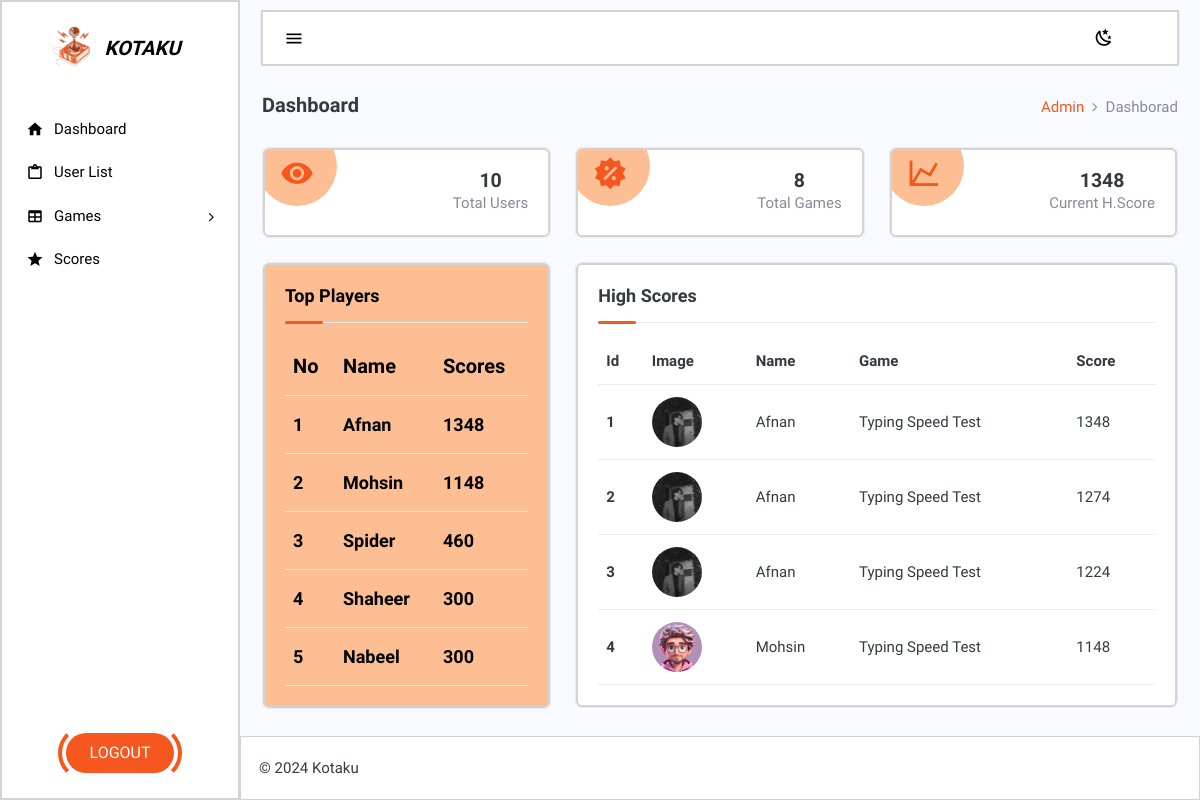
/Dash/index.php, run on the app's committed database.
### tables this page shows
CREATE TABLE `scores` (
  `scoreid` int(11) NOT NULL,
  `score` int(11) NOT NULL,
  `scoreplayer` int(11) DEFAULT NULL,
  `scoregame` int(11) DEFAULT NULL,
  `gametoken` int(11) NOT NULL DEFAULT 0
);

CREATE TABLE `userreg` (
  `userid` int(11) NOT NULL,
  `username` varchar(255) NOT NULL,
  `usernumber` varchar(255) NOT NULL,
  `useremail` varchar(255) NOT NULL,
  `userpass` varchar(255) NOT NULL,
  `userrole` varchar(255) DEFAULT NULL,
  `userprofile` varchar(255) DEFAULT NULL,
  `userbanner` varchar(255) DEFAULT NULL
);

CREATE TABLE `games` (
  `gameid` int(11) NOT NULL,
  `gamename` varchar(255) NOT NULL,
  `gameimage` varchar(255) DEFAULT NULL,
  `gameurl` varchar(255) DEFAULT NULL,
  `gameperms` varchar(55) DEFAULT NULL,
  `gameprice` int(11) DEFAULT NULL
);

### Dash/index.php (the view, shortened to what this page needs)
<?php
require 'header.php';
require 'database.php';
?>
<div class="page-content">
    <div class="page-inner">
        <div class="container-fluid">
            <div class="row">
                <div class="col-12">
                    <div class="page-title mb-15">
                        <div class="d-flex justify-content-md-between justify-content-center py-2">
                            <div class="d-none d-md-block">
                                <h3 class="breadcrumb-header">Dashboard</h3>
                            </div>
                            <div class="pull-right">
                                <div class="btn-group mx-auto">
                                    <ol class="breadcrumb hide-phone m-0" id="breadcrumb-placeholder"
                                        data-breadcrumb="Admin / Dashborad">
                                    </ol>
                                </div>
                            </div>
                        </div>
                    </div>
                </div>
            </div>
        </div>
        <div class="container-fluid" id="main-wrapper">
            <div class="row">
                <div class="col-sm-6 col-xl-4">
                    <div class="card border">
                        <div class="card-body widget-desk" style=" border:2px solid lightgrey; border-radius:6px;">
                            <div class="pull-right">
                                <?php
                                $query = "SELECT COUNT(*) AS total_users FROM userreg;";
                                $result = mysqli_query($con, $query);
                                if (mysqli_num_rows($result) > 0) {
                                    while ($row = mysqli_fetch_assoc($result)) {
                                ?>
                                <h4 class="text-center mt-0 mb-0 fw-bold">
                                    <?= htmlspecialchars($row['total_users']) ?>
                                </h4>
                                <?php
                                    }
                                }
                                ?>
                                <p class="text-muted mb-0">Total Users</p>
                            </div>
                            <div class="widget-icon">
                                <i class="mdi mdi-eye"></i>
                            </div>
                            <div class="clearfix"></div>
                        </div>
                    </div>
                </div>
                <div class="col-sm-6 col-xl-4">
                    <div class="card border">
                        <div class="card-body widget-desk" style="border:2px solid lightgrey; border-radius:6px;">
                            <div class="pull-right">
                                <?php
                                $queryy = "SELECT COUNT(*) AS total_games FROM games;";
                                $resultt = mysqli_query($con, $queryy);
                                if (mysqli_num_rows($resultt) > 0) {
                                    while ($row = mysqli_fetch_assoc($resultt)) {
                                ?>
                                <h4 class="text-center mt-0 mb-0 fw-bold">
                                    <?= htmlspecialchars($row['total_games']) ?>
                                </h4>
                                <?php
                                    }
                                }
                                ?>
                                <p class="text-muted mb-0">Total Games</p>
                            </div>
                            <div class="widget-icon">
                                <i class="mdi mdi-sale"></i>
                            </div>
                            <div class="clearfix"></div>
                        </div>
                    </div>
                </div>
                <div class="col-sm-12 col-md-12  col-xl-4">
                    <div class="card border ">
                        <div class="card-body widget-desk" style=" border:2px solid lightgrey; border-radius:6px;">
                            <div class="pull-right">
                                <?php
                                $quueryy = "SELECT MAX(score) AS high_score FROM scores;";
                                $reesultt = mysqli_query($con, $quueryy);
                                if (mysqli_num_rows($resultt) > 0) {
                                    while ($row = mysqli_fetch_assoc($reesultt)) {
                                ?>
                                <h4 class="text-center mt-0 mb-0 fw-bold">
                                    <?= htmlspecialchars($row['high_score']) ?>
                                </h4>
                                <?php
                                    }
                                }
                                ?>
                                <p class="text-muted mb-0">Current H.Score</p>
                            </div>
                            <div class="widget-icon">
                                <i class="mdi mdi-chart-line"></i>
                            </div>
                            <div class="clearfix"></div>
                        </div>
                    </div>
                </div>
            </div>
            <div class="row">
                <div class="col-xl-4">
                    <div class="card border mb-xl-0">
                        <div class="card-body"
                            style="border:2px solid lightgrey; background:#fdbe94; border-radius:6px;">
                            <h4 class="header-title border-bottom mb-24 mt-0" style="color:black;">Top Players</h4>
                            <div class="table-responsive">
                                <table class="table mb-0" >
                                    <thead>
                                        <tr
                                            style="font-size: 20px; text-align: start; height: 58px; vertical-align: middle;">
                                            <th scope="col" style="min-width: 50px;color:black;">No</th>
                                            <th scope="col" style="min-width: 100px;color:black;">Name</th>
                                            <th scope="col" style="min-width: 100px;color:black;">Scores</th>
                                        </tr>
                                    </thead>
                                    <tbody>
                                        <?php
                                        $reeesultt = mysqli_query($con, $quuueryy);
                                        if (mysqli_num_rows($reeesultt) > 0) {
                                            while ($row = mysqli_fetch_assoc($reeesultt)) {
                                        ?>
                                        <tr
                                            style="font-size: 18px; font-weight: 600;text-align:start; height: 58px; vertical-align: middle;">
                                            <td style="text-align:left; min-width: 50px;color:black;">
                                                <?= htmlspecialchars($row['scoreid']) ?>
                                            </td>
                                            <td style=" min-width: 100px;color:black;">
                                                <?= htmlspecialchars($row['username']) ?>
                                            </td>
                                            <td style=" min-width: 100px;color:black;">
                                                <?= htmlspecialchars($row['score']) ?>
                                            </td>
                                        </tr>
                                        <?php
                                            }
                                        }
                                        ?>
                                    </tbody>
                                </table>
                            </div>
                        </div>
                    </div>
                </div>
                <div class="col-xl-8">
                    <div class="card border mb-0">
                        <div class="card-body" style=" border:2px solid lightgrey; border-radius:6px">
                            <h4 class="header-title border-bottom mb-24 mt-0">High Scores</h4>
                            <div class="table-responsive">
                                <table class="table mb-0">
                                    <thead>
                                        <tr>
                                            <th scope="col">Id</th>
                                            <th scope="col">Image</th>
                                            <th scope="col">Name</th>
                                            <th scope="col">Game</th>
                                            <th scope="col">Score</th>
                                        </tr>
                                    </thead>
                                    <tbody>
                                        <?php
                                        $quuueryy = "SELECT scores.scoreid, scores.score,ROW_NUMBER() OVER (ORDER BY score DESC) AS scoreid, userreg.userprofile AS player_image, userreg.username AS player_name, games.gamename AS game_name FROM scores INNER JOIN userreg ON scores.scoreplayer = userreg.userid INNER JOIN games ON scores.scoregame = games.gameid ORDER BY score DESC LIMIT 4";
                                        $reeesultt = mysqli_query($con, $quuueryy);
                                        if (mysqli_num_rows($reeesultt) > 0) {
                                            while ($row = mysqli_fetch_assoc($reeesultt)) {
                                        ?>
                                        <tr>
                                            <th scope="row">
                                                <?= htmlspecialchars($row['scoreid']) ?>
                                            </th>
                                            <td><img src="../<?= htmlspecialchars($row['player_image']) ?>"
                                                    alt="User Image" class="img-avatar"></td>
                                            <td>
                                                <?= htmlspecialchars($row['player_name']) ?>
                                            </td>
                                            <td>
                                                <?= htmlspecialchars($row['game_name']) ?>
                                            </td>
                                            <td>
                                                <?= htmlspecialchars($row['score']) ?>
                                            </td>
                                        </tr>
                                        <?php
                                            }
                                        }
                                        ?>
                                    </tbody>
                                </table>
                            </div>
                        </div>
                    </div>
                </div>
            </div>
        </div>
    </div>
    <?php require 'footer.php'; ?>

### Dash/index.php (style rules this page uses)
.table td, .table th { vertical-align: middle; }
.img-avatar { width: 50px; height: 50px; object-fit: cover; border-radius: 50%; }

### data on the page
scores: scoreid "1", scoreplayer.userprofile (picture), scoreplayer.username "Afnan", scoregame.gamename "Typing Speed Test", score "1348"
scores: scoreid "2", scoreplayer.userprofile (picture), scoreplayer.username "Afnan", scoregame.gamename "Typing Speed Test", score "1274"
scores: scoreid "3", scoreplayer.userprofile (picture), scoreplayer.username "Afnan", scoregame.gamename "Typing Speed Test", score "1224"
scores: scoreid "4", scoreplayer.userprofile (picture), scoreplayer.username "Mohsin", scoregame.gamename "Typing Speed Test", score "1148"

### other printed values
$row['total_users'] "10"
$row['total_games'] "8"
$row['high_score'] "1348"
$row['scoreid'] "1"
$row['username'] "Afnan"
$row['score'] "1348"
$row['scoreid'] "2"
$row['username'] "Mohsin"
$row['score'] "1148"
$row['scoreid'] "3"
$row['username'] "Spider"
$row['score'] "460"
$row['scoreid'] "4"
$row['username'] "Shaheer"
$row['score'] "300"
